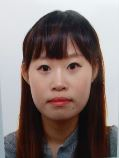
#> input picture 1.JPG, 119 x 158 px, found by its file name
$ python preprocessingImage.py
#> lines starting #> are read from the running program, lines starting #| are printed output that depends on the picture; after the words box and inside, x2 and y2 are one past the last pixel; in counts of white or black regions, pixels touching at a corner belong together
# -*- coding: utf-8 -*-
############################################
# bithre : bitwise + thresholding process  #
############################################
import cv2
import numpy as np

# # make Contour Image function
def setThresholdImage(img_gray):
    ret, thresh = cv2.threshold(img_gray, 10, 255, cv2.THRESH_BINARY)
    return thresh

def setSkinBitwiseAnd(img_hsv):

    # Flesh Skin's Color ( Modify the Range )
    lower_skin = np.array([0,30,150])
    upper_skin = np.array([20,150,255])

    # bitwise
    mask = cv2.inRange(img_hsv, lower_skin, upper_skin)
    img_skin = cv2.bitwise_and(img, img, mask=mask)

    return img_skin

if __name__ == '__main__':

    # user's picture
    img = cv2.imread("picture/1.jpg")
#> img is the input picture: shape (158, 119, 3); mean B, G, R 113.7, 116.4, 130.3
    # user's image check ( it's possible to left out.)
    cv2.imshow('My input image', img)
    cv2.waitKey(0)

    # RGB to HSV
    img_hsv = cv2.cvtColor(img, cv2.COLOR_BGR2HSV)
#> img_hsv: shape (158, 119, 3); mean H, S, V 64.2, 72.4, 134.1
    img_skin = setSkinBitwiseAnd(img_hsv)
#> in setSkinBitwiseAnd, `mask = cv2.inRange(img_hsv, lower_skin, upper_skin)`:
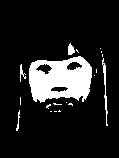
#> mask: shape (158, 119); 13% white; 19 white regions (14 under 20 px), largest, box (x1, y1, x2, y2) and area: (29, 56, 92, 103) 2125, (102, 58, 108, 126) 123, (68, 43, 75, 55) 59, (20, 64, 26, 82) 42, (16, 110, 20, 131) 34
#> in setSkinBitwiseAnd, `img_skin = cv2.bitwise_and(img, img, mask=mask)`:
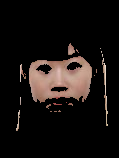
#> img_skin: shape (158, 119, 3); mean B, G, R 16.5, 18.5, 23.7

    # transform the gray img
    img_gray = cv2.cvtColor(img_skin, cv2.COLOR_BGR2GRAY)
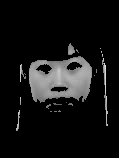
#> img_gray: shape (158, 119); min 0, max 225, mean 19.8

    # Thresholding
    setThresholdImage(img_gray)
    img_binary = setThresholdImage(img_gray)

    # Check ( User's pictures convert the bitrhe Image )
    cv2.imshow('Result', img_binary)
    cv2.imwrite('picture/binaryimg.png', img_binary)
    cv2.waitKey(0)
